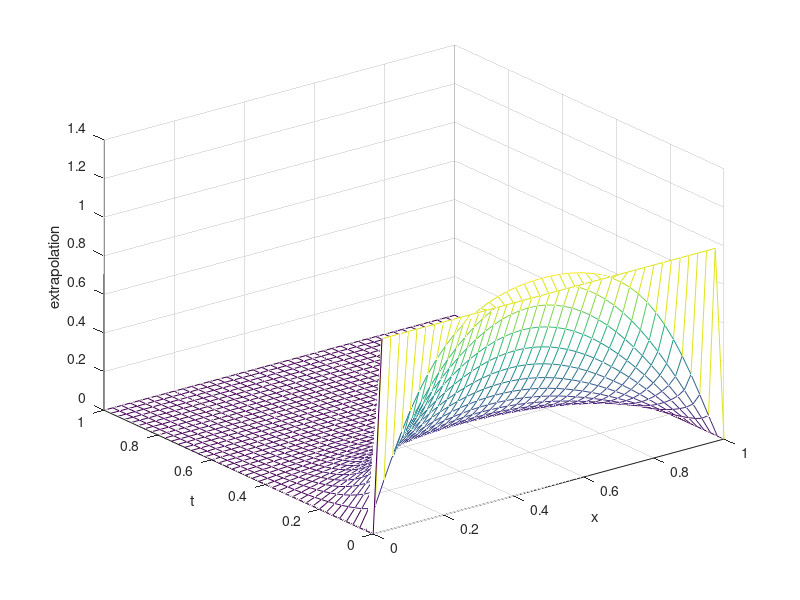

The MATLAB source for this figure:
%%%%%%%%%%%%%%%%%%%%%%%%%%%%%%%%%%%%%%%%%%%%%%%%%%%%%%%%%%%%%%%%%%%%%%%%
%%% COMS 7300 Project 4.2                                            %%%
%%%                                                                  %%%
%%% Target:                                                          %%%
%%%       Use the extrapolation method                               %%%
%%%%%%%%%%%%%%%%%%%%%%%%%%%%%%%%%%%%%%%%%%%%%%%%%%%%%%%%%%%%%%%%%%%%%%%%
clear;
clc;

% Initial number
dx = 0.025;
dt = 0.025;
xmax = 1;
tmax = 1;
r1 = dt/dx^2;
r2 = r1/2;
x = 0:dx:xmax; % xmax 1
t = 0:dt:tmax; % tmax 1
M = length(t); % size of t
N = length(x); % size of x
u2 = zeros(M,N);
u2(1,2:N-1) = ones(1,N-2);
u1 = zeros(M,N);
u1(1,2:N-1) = ones(1,N-2);

A1 = zeros(N - 2);
A2 = zeros(N - 2);

I = eye(N-2);

% A1 defination
A1(1,1) = 1 + 4*r1;
A1(1,2) = -2*r1;
for i = 2:N-3
    A1(i,i-1) = -2*r1;
    A1(i,i) = 1 + 4*r1;
    A1(i,i+1) = -2*r1;
end
A1(N-2,N-3) = -2*r1;
A1(N-2,N-2) = 1 + 4*r1;

% A2 defination
A2(1,1) = 1 + 2*r2;
A2(1,2) = -r2;
for i = 2:N-3
    A2(i,i-1) = -r2;
    A2(i,i) = 1 + 2*r2;
    A2(i,i+1) = -r2;
end
A2(N-2,N-3) = -r2;
A2(N-2,N-2) = 1 + 2*r2;


% Loop through time
for j = 2:M
    u1_temp = A1\(transpose(u1(j-1,2:N-1)));
    u1(j,2:N-1) = transpose(u1_temp);
end

% Loop through time
for j = 2:M
    u2_temp = A2\(transpose(u2(j-1,2:N-1)));
    u2_temp = A2\u2_temp;
    u2(j,2:N-1) = transpose(u2_temp);
end


u_ac = 2*u2-u1;
[X,T] = meshgrid(x,t);
mesh(x,t,u_ac)
xlabel('x');
ylabel('t');
zlabel('extrapolation')
